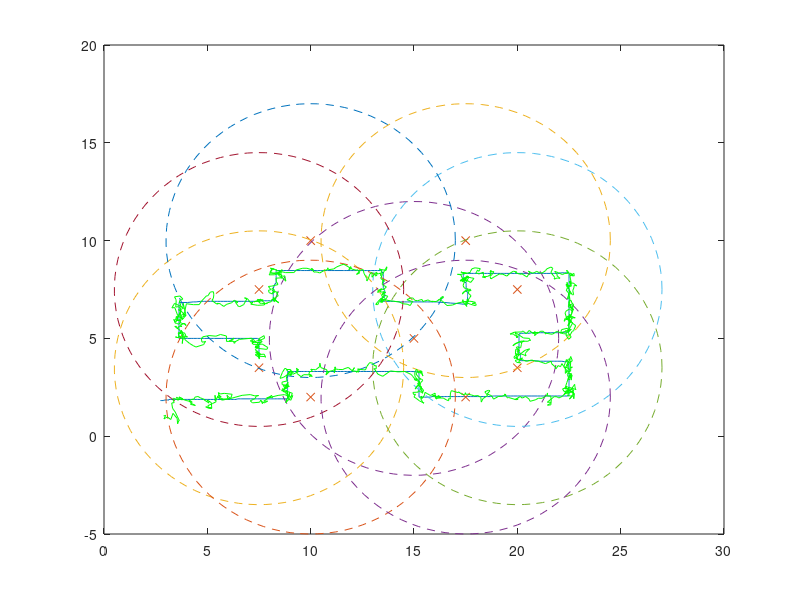

MATLAB code to generate this figure:
%%%%%%%%%%%%%%%%%%%%%%%%%%%%%%%%%%%%%%%%%%%%%%%%%%%%%%%%%%%%%%%%%%
%EKF tracking 2D with PV model and euclidean distance measurements%
%%%%%%%%%%%%%%%%%%%%%%%%%%%%%%%%%%%%%%%%%%%%%%%%%%%%%%%%%%%%%%%%%%
clear all;
close all;
clc;
%% load the trajectory
file = load('hard2.mat');
%file = load('easy2.mat');
X = file.X;
%% normalization for a room of dimensions 30x10 m

N = size(X,1);
%% define the positions of the sensors
radius = 7;% this is how far the sensor can work 
s = [7.5,3.5;   ...
     15,5;      ...
     20,3.5;    ...
     20,7.5;    ...
     7.5,7.5;   ...
     10,10;     ...
     10,2;      ...
     17.5,10;   ...
     17.5,2;    ...
    ];

% define polling query of sensors
dt = 1;
% number of sensors
p = size(s,1);
% dimension of the states : 2D motion x,y
n = 2;

count = 0;
for t=dt+1:dt:N
    v(t) =  sqrt((X(t,1)-X(t-dt,1))^2 + (X(t,2)-X(t-dt,2))^2 )/dt;
    delta_v(t) = abs(v(t)-v(t-dt));
    count = count+1;
end

v_mean = sum(v)/count;
delta_v_mean = sum(delta_v)/count;

%% plot the trajectory and sensors position
figure;
plot(X(:,1),X(:,2));
hold on;
plot(s(:,1),s(:,2), 'x');
t = linspace(0,2*pi);
for j=1:size(s,1)
    plot(radius*cos(t)+s(j,1),radius*sin(t)+s(j,2),'--');
end




%% define the matrix of motion equation
%F = [1,0 ; 0,1]; % brownian motion

%% process covariance
%Ex = eye(n);


% NEW MODEL
%% process covariance : velocity acceleration model
accel_noise_mag = .001; % process noise: the variability in how fast the target is speeding up (stdv of acceleration: meters/sec^2)
accel_noise_mag =(delta_v_mean)^2 / dt;
% Ex = [  dt^4/4 0 dt^3/2 0; ...
%         0 dt^4/4 0 dt^3/2; ...
%         dt^3/2 0 dt^2 0; ...
%         0 dt^3/2 0 dt^2] .* accel_noise_mag^2; % Ex convert the process noise (stdv) into covariance matrix

Ex = [  dt^3/3 0 dt^2/2 0; ...
        0 dt^3/3 0 dt^2/2; ...
        dt^2/2 0 dt 0; ...
        0 dt^2/2 0 dt] .* accel_noise_mag; % Ex convert the process noise (stdv) into covariance matrix
    
%% [state transition (state + velocity)] + [input control (acceleration)]
F = [1 0 dt 0; 0 1 0 dt; 0 0 1 0; 0 0 0 1]; %state update matrice
% G = [(dt^2/2) 0 ; 0 (dt^2/2); dt 0 ; 0 dt];
% u = [1;1]*0.0005; % define acceleration magnitude
%u = [0;0];



%% Initialization
%x_hat = [X(1,1); X(1,2)];
x_hat = [X(1,1); X(1,2); 0; 0 ];
P = Ex; % estimate of initial position variance (covariance matrix)
prediction = x_hat';

%% Simulate noised measurements
distances = zeros(size(s,1),N);
noised_distances = zeros(size(s,1),N);
for t=1:N
     for k=1:size(s,1)
         distances(k,t) = sqrt((X(t,1)-s(k,1)).^2 + (X(t,2)-s(k,2)).^2);
         if distances(k,t) > radius
             distances(k,t) = 0;
         else
             noised_distances(k,t) = awgn(distances(k,t),10);
         end
         
     end
end

%% output covariance : each sensor has its own uncertainty and it's uncorrelated with the others
var_z =0.1;
Ez = eye(p)*var_z;

number_est = 1;
dist_max = 0;
%% Kalman filter
for t=1:dt:N
    
    z = noised_distances(:,t);
    h = zeros(size(s,1),1);
    for k=1:size(s,1)
        if z(k) ~=0
            h(k) = sqrt((x_hat(1) - s(k,1)).^2 + (x_hat(2) - s(k,2)).^2);
        end
    end
    
    %% building H matrix
    H = [];
    active_sensors = 0;
    for i=1:size(z,1)
        if z(i) ~= 0 % si linearizza e si calcola nella predizione precedente
            
            dh_dx = (x_hat(1)-s(i,1))/sqrt((x_hat(1)-s(i,1))^2 + (x_hat(2)-s(i,2))^2);
            dh_dy = (x_hat(2)-s(i,2))/sqrt((x_hat(1)-s(i,1))^2 + (x_hat(2)-s(i,2))^2);
            %H = [H;  dh_dx dh_dy]; 
            H = [H;  dh_dx dh_dy 0 0 ];
            active_sensors = active_sensors + 1;
        else
            %H = [H; 0 0 ];
            H = [H; 0 0 0 0];
        end
    end
    
    if active_sensors<2
        disp('Attenzione sensori rilevati inferiori a 2');
    end
    %% prediction step
    
    % project the state ahead
    x_hat = F * x_hat;
    %x_hat =  F * x_hat + G*u;
    % project the covariance ahead
    P_hat = F*P*F' + Ex;
    
    %% correction step
    
    % compute the kalman gain
    K = P_hat*H' * inv(H*P_hat*H' + Ez); 
    
    % update the state estimate with measurement z(t)
    x_hat = x_hat + K*(z-h);
    % update the error covariance
    %P = (eye(2)-K*H)*P_hat;
    P = (eye(4)-K*H)*P_hat;
    
    
    prediction = [prediction; x_hat'];
    
   %% compute distance error 
    
    x_err(number_est) = X(t,1) - x_hat(1);
    y_err(number_est) = X(t,2) - x_hat(2);
    
    dist(number_est) = sqrt(x_err(number_est).^2 + y_err(number_est).^2);
    
    if dist(number_est) > dist_max
        dist_max = dist(number_est);
        pos_dist_max = number_est;
    end
    
    number_est = number_est+1;
    
end

dist_err = sum(dist) / number_est;
RMSE_x = sqrt(sum(x_err.^2)/number_est);
RMSE_y = sqrt(sum(y_err.^2)/number_est);
RMSE_net = sqrt(RMSE_x.^2 + RMSE_y.^2);


disp(['Distance Error Avg: ',num2str(dist_err)]);
disp(['Distance Error Max : ',num2str(dist_max)]);
disp(['RMSE_x : ',num2str(RMSE_x)]);
disp(['RMSE_y : ',num2str(RMSE_y)]);
disp(['RMSE_net : ',num2str(RMSE_net)]);

plot(prediction(:,1),prediction(:,2),'Color','Green');


